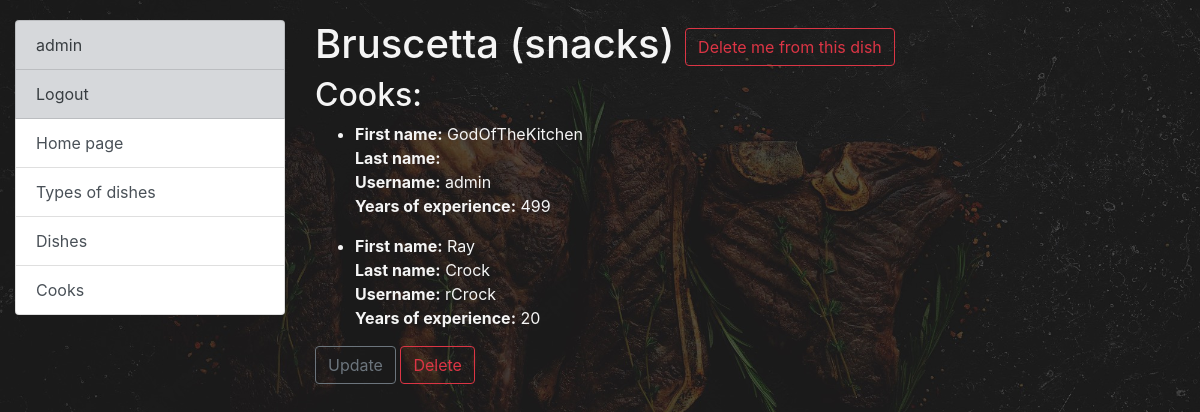
Page /dish/2/ (signed in) on the earlier database version.
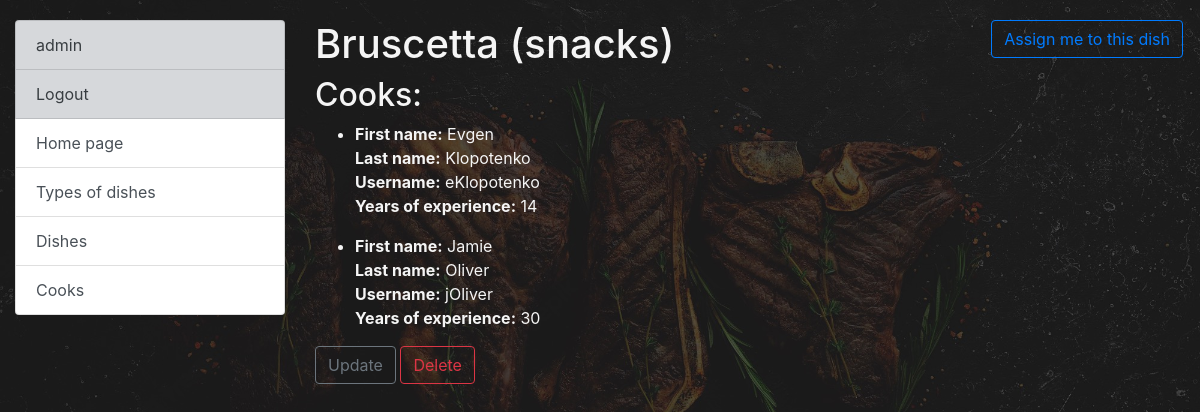
Same page on the later database version.
### kitchen/models.py (models this page shows, shortened)
class Cook(AbstractUser):
    years_of_experience = models.IntegerField(null=True, blank=True)
    class Meta:
        ordering = ["first_name"]

### kitchen/views.py (the view)
# urls.py: path("dish/<int:pk>/", DishDetailView.as_view(), name="dish-detail"),
class DishDetailView(LoginRequiredMixin, generic.DetailView):
    model = Dish

### templates/kitchen/dish_detail.html
{% extends "base.html" %}
{% block content %}
  <h1>
    {{ dish.name }} ({{ dish.dish_type.name }})
  {% if user not in dish.cooks.all  %}
    <a href="{% url 'kitchen:cook-assign-to-dish' pk=dish.id %}" class="btn btn-outline-primary link-to-page">
      Assign me to this dish
      </a>
      {% else %}
     <a href="{% url 'kitchen:cook-delete-from-dish' pk=dish.id %}" class="btn btn-outline-danger">
      Delete me from this dish
      </a>
  {% endif %}
  </h1>
  <div>
  {% if dish.cooks.all %}
    <h2>Cooks:</h2>
    {% for cook in dish.cooks.all %}
      <ul>
      <li class="list_item">
        <div class="item_content">
          <p>
            <strong>First name:</strong> {{ cook.first_name }}<br>
            <strong>Last name:</strong> {{ cook.last_name }}<br>
            <strong>Username:</strong> {{ cook.username }}<br>
            <strong>Years of experience:</strong> {{ cook.years_of_experience }}<br>
          </p>
        </div>
      </li>
      </ul>
    {% endfor %}
  {% else %}
    <p>This dish does not have any cooks</p>
  {% endif %}
  </div>
  <a class="btn btn-outline-secondary" href="{% url 'kitchen:dish-update' pk=dish.pk %}">Update</a>
  <a class="btn btn-outline-danger" href="{% url 'kitchen:dish-delete' pk=dish.pk %}">Delete</a>
{% endblock %}

### templates/includes/sidebar.html
<ul class="sidebar-nav list-group">
  {% if user.is_authenticated %}
     <a class="list-group-item list-group-item-action list-group-item-secondary" href="{% url "kitchen:cook-detail" pk=user.id %}">{{ user.username }} </a>
     <a class="list-group-item list-group-item-action list-group-item-secondary" href="{% url "logout" %}">Logout</a>
  {% else %}
  <a class="list-group-item list-group-item-action list-group-item-secondary" href="{% url "login" %}">Login</a>
  {% endif %}
  <a class="list-group-item list-group-item-action" href="{% url 'kitchen:index' %}">Home page</a>
  <a class="list-group-item list-group-item-action" href="{% url 'kitchen:dish-type-list' %}">Types of dishes</a>
  <a class="list-group-item list-group-item-action" href="{% url 'kitchen:dish-list' %}">Dishes</a>
  <a class="list-group-item list-group-item-action" href="{% url 'kitchen:cook-list' %}">Cooks</a>
</ul>

Differences in the rows shown:
no longer on one of the page's lists (row edited): Cook: first_name "GodOfTheKitchen", username "admin", years_of_experience "499"
no longer on this page (row unchanged): Cook: first_name "Ray", last_name "Crock", username "rCrock", years_of_experience "20"
added Cook: first_name "Evgen", last_name "Klopotenko", username "eKlopotenko", years_of_experience "14"
now on this page (row unchanged): Cook: first_name "Jamie", last_name "Oliver", username "jOliver", years_of_experience "30"
Other differences:
text no longer shown: "Delete me from this dish"
text now shown: "Assign me to this dish"
